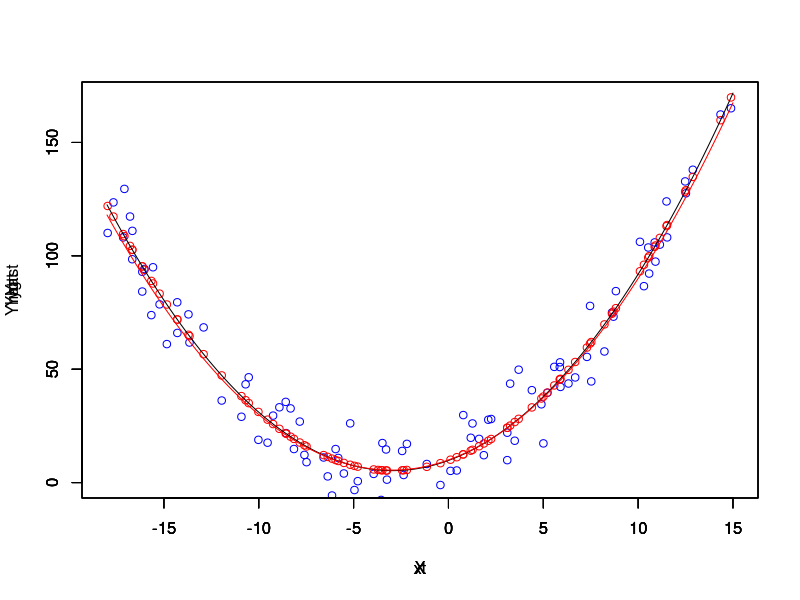
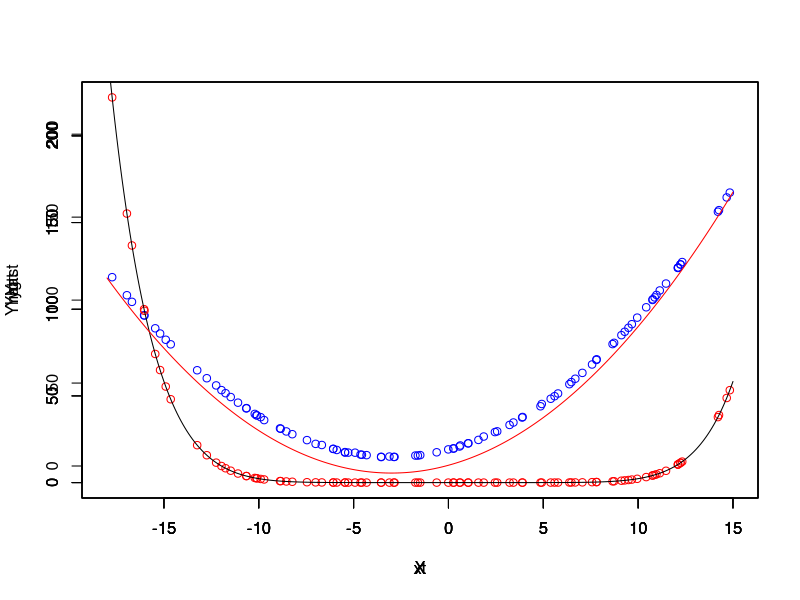

Write the R code that produced these figures, in order.
rm(list = ls())
# Parametros
N<-10 # Numero de amostras
n<-5 # Numero de caracteristicas
m<-5 # Numero de saidas
p<-12 # Numero de neuronios

# phi(X_Nxn * Z_nxp) = psi(H_Nxp * W_pxm) = Yhat_Nxm
X<-matrix(runif(N*n), ncol = n, nrow = N)
Z<-matrix(runif(n*p), ncol = p, nrow = n)
U<-X %*% Z

# Aplicando não linearidade -> em H e O onde O = (H_Nxp * W_pxm)
H<-tanh(U)
W<-matrix(runif(p*m), ncol = m, nrow = p)
O<-H%*%W

yhat<-tanh(O)
Y<-matrix(runif(N*m), ncol=m, nrow = N)

# Erro
E<- Y - yhat
squared_E<- E*E

## Adicionando termo de polarização, da eq da reta onde y = ax + b (b sendo o termo de polarização)
Xaug<-cbind(X, 1)
Zaug<-matrix(runif((n+1)*p), ncol = p, nrow = n+1)
Uaug<-Xaug %*% Zaug

Haug<- tanh(Uaug)
Haugaug <- cbind(Haug, 1)
Waug<- matrix(runif((p+1)*(m)), ncol = m, nrow = p+1)
Oaug<- Haugaug %*% Waug

#yhataug<-tanh(Oaug)
#yhataugaug <- cbind(yhataug, 1)
#Yaug<-matrix(runif((N+1)*m), ncol = m, nrow = N + 1)
#Eaug <- Yaug - yhataug


################################################################# Aproximaçao de polinimomios
rm(list = ls())
library('corpcor')

fgx <- function(xin) 0.5*xin^2+3*xin+10 # função geradora fg(x)

# Gerando gaussiana em Y em torno da funçao fg
X<-runif(n = 100, min = -18, max=15) # Amostra X
#X <- (X/max(X)) - 3 # normalização
xt <- seq(-18,15,0.1)
Y<- fgx(X) + 10*rnorm(length(X)) # ruido

H <- cbind(X^2, X, 1)
Ht <- cbind(xt^2, xt, 1)
w<- pseudoinverse(H) %*% Y

Yhat <- H %*% w
Yhattst <- Ht %*% w
ymax <- max(Yhat)
yg<- fgx(xt)

plot(X, Y, col = 'blue', xlim = c(-18,15), ylim = c(0, ymax))
par(new = TRUE)
plot(X, Yhat, col='red', xlim = c(-18,15), ylim = c(0,ymax))
par(new=TRUE)
plot(xt, Yhattst, col='black', type='l', xlim = c(-18,15), ylim = c(0,ymax))
par(new=TRUE)
plot(xt, yg, col='red', type='l', xlim=c(-18,15), ylim = c(0, ymax))


###############################  Função Superdimensionada

rm(list = ls())

fgx <- function(xin) 0.5*xin^2+3*xin+10 # função geradora fg(x)
# Gerando gaussiana em Y em torno da funçao fg
X<-runif(n = 100, min = -18, max=15) # Amostra X
#X <- (X/max(X)) - 3 # normalização
xt <- seq(-18,15,0.1)
Y<- fgx(X) + 0.2*rnorm(length(X)) # ruido

H <- cbind(X^8, X, 1)
Ht <- cbind(xt^8, xt, 1)
w<- pseudoinverse(H) %*% Y

Yhat <- H %*% w
Yhattst <- Ht %*% w
ymax <- max(Yhat)
yg<- fgx(xt)

plot(X, Y, col = 'blue', xlim = c(-18,15), ylim = c(-10, ymax))
par(new = TRUE)
plot(X, Yhat, col='red', xlim = c(-18,15), ylim = c(0,ymax))
par(new=TRUE)
plot(xt, Yhattst, col='black', type='l', xlim = c(-18,15), ylim = c(0,ymax))
par(new=TRUE)
plot(xt, yg, col='red', type='l', xlim=c(-18,15), ylim = c(0, ymax))
